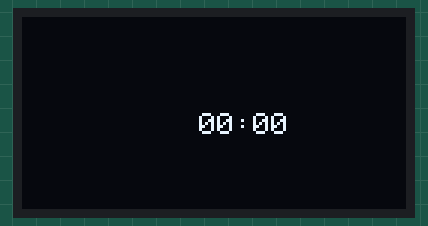
This sketch was run on a simulated Arduino Uno, built with avr-gcc and run on an emulated ATmega328P. Shown: 128×64 one-colour display.

Above: at 0.1 s.
At 7.1 s:
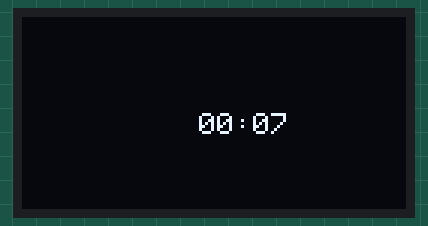
At 11.1 s:
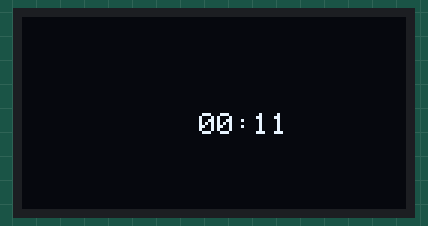
At 18.1 s:
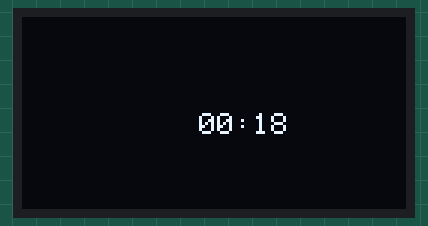
At 28.2 s:
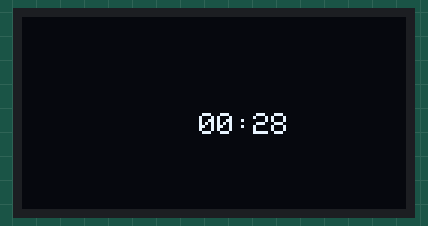
At 38.7 s:
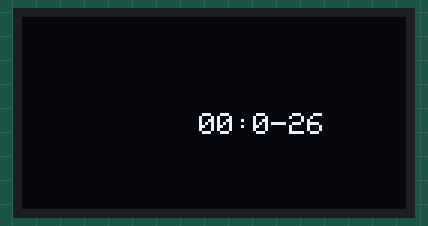

Measured:
- what the display in image 0 shows lasts 1.0 s, from 0.1 s to 1.1 s

The sketch:

stopwatch.ino
```cpp
#include <Wire.h>
#include <Adafruit_GFX.h>
#include <Adafruit_SSD1306.h>
#include <time.h>

#define SCREEN_WIDTH 128
#define SCREEN_HEIGHT 64
#define HYPOTNUSE 143
#define delta 5
#define OLED_RESET      LED_BUILTIN
Adafruit_SSD1306 display(SCREEN_WIDTH, SCREEN_HEIGHT, &Wire, OLED_RESET);

void setup() {
  // put your setup code here, to run once:
  // put your setup code here, to run once:
  display.begin(SSD1306_SWITCHCAPVCC, 0x3C);
  display.clearDisplay();
  display.display();
  Serial.begin(115200);
  display.setCursor(SCREEN_WIDTH / 2, SCREEN_HEIGHT / 2);
  display.setTextColor(1);
  display.setTextSize(0);

}
unsigned long myTime;
int sec1;
int start = 0;
unsigned long tim = 0;
unsigned long msec = 0;
unsigned long mili = 0;
void loop() {
  // put your main code here, to run repeatedly:
  stopWatch();
}

void stopWatch()  {
  display.clearDisplay();
  if (start == 0) {
    tim = millis();
    start =1;
  }
  int msec = millis() - tim;
  int min1 = msec / 60000;

  if ((msec / 1000) > 59)
  {
    sec1 = (msec / 1000) - (min1 * 60);
  } else {
    sec1 = msec / 1000;
  }

  mili = (msec % 1000) / 10;

  display.setCursor(SCREEN_WIDTH/2-5,SCREEN_HEIGHT/2);
  if (min1 <= 9)
  {
    display.print("0");
    display.print(min1);
  } else {
    display.print(min1);
  }

  display.print(":");

  if (sec1 <= 9)
  {
    display.print("0");
    display.print(sec1);
  } else {
    display.print(sec1);
  }
  display.display();
}
```
